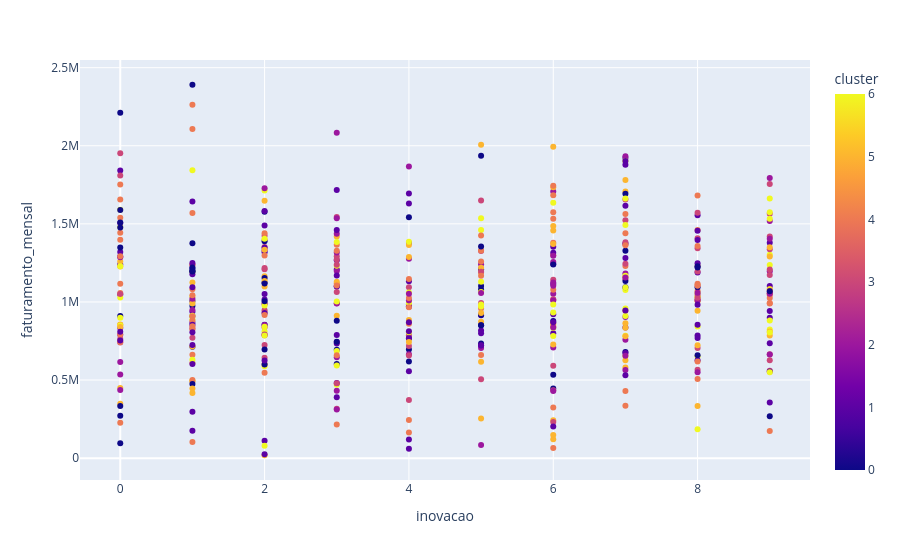

Write notebook code for a chart like this one.
### Markdown cell above
### Cluster: Inovação x Faturamento

### Code cell
px.scatter(
  data_frame=df_clientes,
  x='inovacao',
  y='faturamento_mensal',
  color='cluster'
)

### Figure 1 — Plotly figure (JSON) as saved in the notebook; plotly's stock layout.template omitted (floating-point values rounded to 4 significant figures; data arrays with more than 128 entries replaced by an {"elided": "..."} marker saying what was removed)
{"data": [{"hovertemplate": "inovacao=%{x}<br>faturamento_mensal=%{y}<br>cluster=%{marker.color}<extra></extra>", "legendgroup": "", "marker": {"color": {"elided": "500 int values"}, "coloraxis": "coloraxis", "symbol": "circle"}, "mode": "markers", "name": "", "orientation": "v", "showlegend": false, "type": "scatter", "x": {"elided": "500 int values"}, "xaxis": "x", "y": {"elided": "500 float values"}, "yaxis": "y"}], "layout": {"coloraxis": {"colorbar": {"title": {"text": "cluster"}}, "colorscale": [[0, "#0d0887"], [0.1111, "#46039f"], [0.2222, "#7201a8"], [0.3333, "#9c179e"], [0.4444, "#bd3786"], [0.5556, "#d8576b"], [0.6667, "#ed7953"], [0.7778, "#fb9f3a"], [0.8889, "#fdca26"], [1, "#f0f921"]]}, "legend": {"tracegroupgap": 0}, "margin": {"t": 60}, "xaxis": {"anchor": "y", "domain": [0, 1], "title": {"text": "inovacao"}}, "yaxis": {"anchor": "x", "domain": [0, 1], "title": {"text": "faturamento_mensal"}}}}
